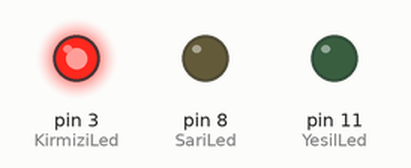
This sketch was run on a simulated Arduino Uno, built with avr-gcc and run on an emulated ATmega328P. Parts: output pins drawn as LEDs (lit = HIGH).

Above: at 2.5 s.
At 5.5 s:
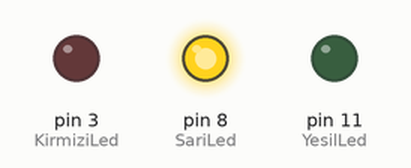
At 7.0 s:
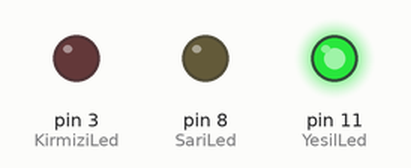
Timing chart, 0 to 10.4 s (numbered marks = the images above):
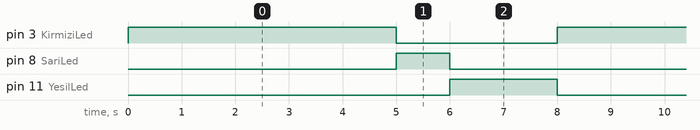

Measured:
- by itself, pin 3 (KirmiziLed): alternates HIGH for 5.0 s and LOW for 3.0 s
- by itself, pin 8 (SariLed): alternates HIGH for 1.0 s and LOW for 7.0 s
- by itself, pin 11 (YesilLed): alternates HIGH for 2.0 s and LOW for 6.0 s

The sketch:

sketch_oct9a.ino
```cpp
int KirmiziLed = 3;
int SariLed = 8;
int YesilLed = 11;


void setup() {
  pinMode(KirmiziLed, OUTPUT);
  pinMode(SariLed, OUTPUT);
  pinMode(YesilLed, OUTPUT);
}
void loop() {
  digitalWrite(KirmiziLed, HIGH);
  delay(5000);
  digitalWrite(KirmiziLed, LOW);
  digitalWrite(SariLed, HIGH);
  delay(1000);
  digitalWrite(SariLed, LOW);
  digitalWrite(YesilLed, HIGH);
  delay(2000);
  digitalWrite(YesilLed, LOW);
}
```
